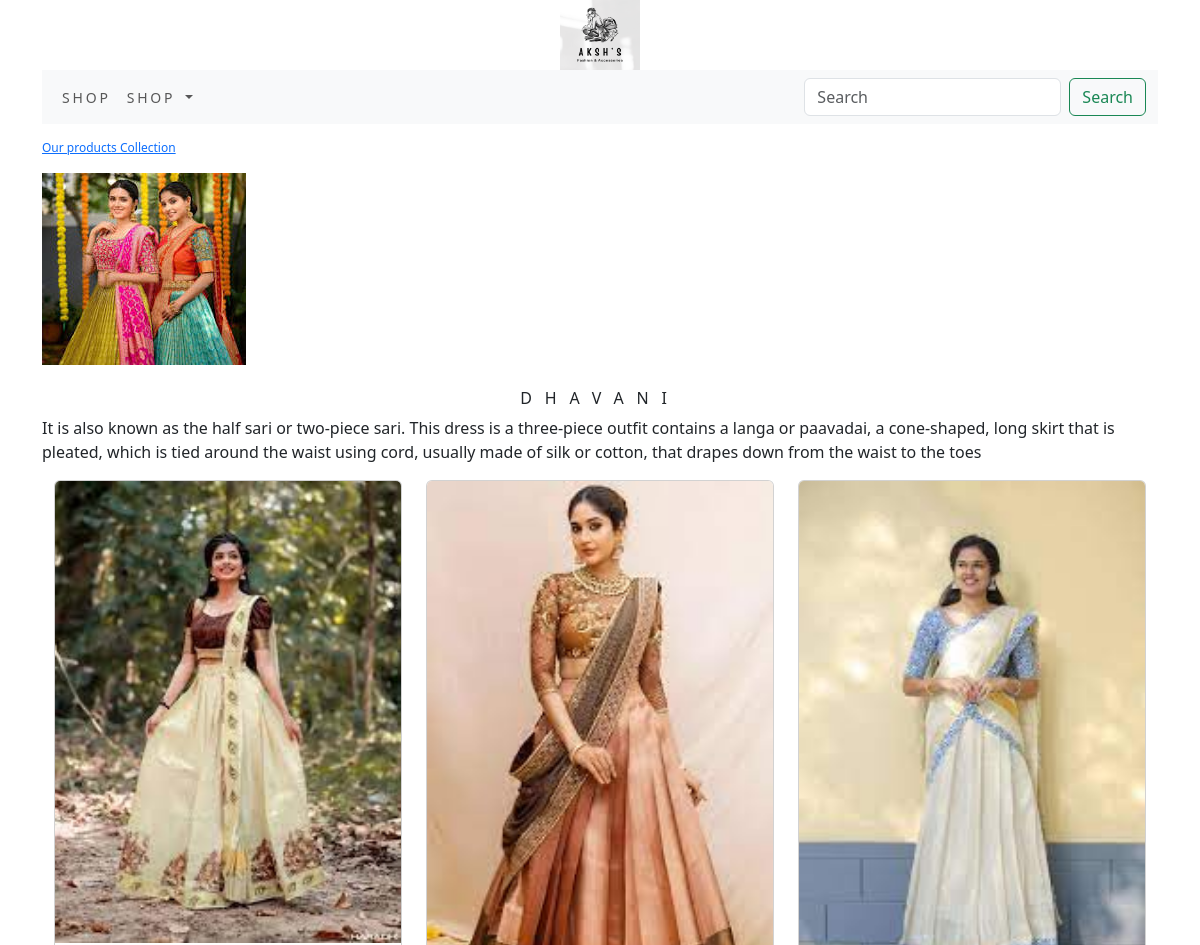
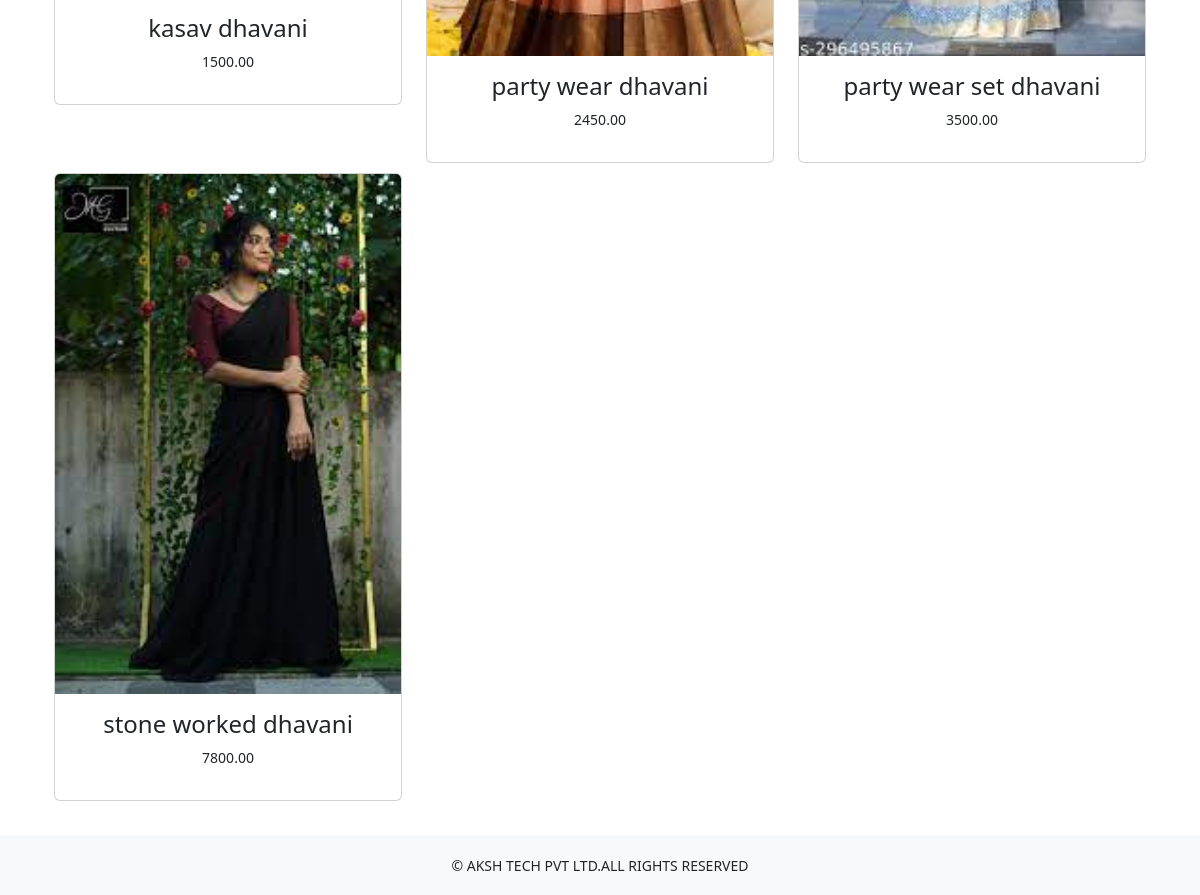
The page /shop/dhavani/ on the database its author committed (2 pictures, top to bottom).
### shop/models.py (models this page shows, shortened)
class Category(models.Model):
    name=models.CharField(max_length=250,unique=True)
    slug=models.SlugField(max_length=250,unique=True)
    description=models.TextField(blank=True)
    image=models.ImageField(upload_to='category',blank=True)
    class Meta:
        ordering=('name',)
        verbose_name='category'
        verbose_name_plural='categories'
    def get_url(self):
        return reverse('shop:products_by_category',args=[self.slug])

class Product(models.Model):
    name=models.CharField(max_length=250,unique=True)
    slug=models.SlugField(max_length=250,unique=True)
    description=models.TextField(blank=True)
    price=models.DecimalField(max_digits=10,decimal_places=2)
    category=models.ForeignKey(Category,on_delete=models.CASCADE)
    image=models.ImageField(upload_to='product',blank=True)
    stock=models.IntegerField()
    available=models.BooleanField(default=True)
    created=models.DateTimeField(auto_now=True)
    updated=models.DateTimeField(auto_now=True)
    def get_url(self):
        return reverse('shop:prodCatDetail',args=[self.category.slug,self.slug])
    class Meta:
            ordering=('name',)
            verbose_name='product'
            verbose_name_plural='products'

### shop/views.py (the view)
# urls.py: path('', views.allProdCat,name='allProdCat'),
def allProdCat(request,c_slug=None):
    c_page=None
    products_list=None
    if c_slug!=None:
        c_page=get_object_or_404(Category,slug=c_slug)
        products_list=Product.objects.all().filter(category=c_page,available=True)
    else:
        products_list=Product.objects.all().filter(available=True)
    paginator=Paginator(products_list,6)
    try:
         page=int(request.GET.get('page',1))
    except:
         page=1
    try:
        products=paginator.page(page)
    except (EmptyPage,InvalidPage):
        products=paginator.page(paginator.num_pages)
    return render(request,"category.html",{'category':c_page,'products':products})

### cart/context_processors.py (called while the page is built)
def counter(request):
    item_count=0
    if 'admin' in request.path:
        return {}
    else:
        try:
            cart=Cart.objects.filter(cart_id=_cart_id(request))
            car_items=CartItem.objects.all().filter(cart=cart[:1])
            for cart_item in car_items:
                item_count += cart_item.quantity
        except Cart.DoesNotExist:
            item_count =0
    return dict(item_count=item_count)

### cart/views.py (called while the page is built)
def _cart_id(request):
    cart=request.session.session_key
    if not cart:
        cart=request.session.create()
    return cart

### shop/context_processors.py (called while the page is built)
def menu_links(request):
    links=Category.objects.all()
    return dict(links=links)

### templates/category.html (shortened to what this page needs)
{% extends 'base.html' %}
{% load static %}
{% block content %}
    {% if category %}
           <div>
                <div class="row my_row_class">
                    <div class="mx_auto">
                         <p><a href="{% url 'shop:allProdCat' %}">Our products Collection</a></p>
            </div>
                    </div>
         </div>
    {% endif %}
       <div class="mx_auto">
           {% if category %}
                       <img class="my_image" src="{{category.image.url}}" alt="{{category.name}}">
       </div>
            <br>
       <div>
               <h1 class="text-center my_title">{{category.name}}</h1>
               <p class="text-justify">{{category.description}}</p>
          </div>
          {% endif %}
                <div class="container">
                     <div class="row mx_auto">
                          {% for product in products.object_list %}
                                           <div class="my_bottom_margin col-9 col-sm-12 col-md-4 col-lg-4">
                                                  <div class="card text-center" style="min-width:18rem;">
                                                          <a href="{{product.get_url}}"><img class="card-img-top my_image" src="{{product.image.url}}" alt="{{product.name}}"></a>
                                                                    <div class="card-body">
                                                                          <h4>{{product.name}}</h4>
                                                                           <p>{{product.price}}</p>
                                                                  </div>
                                                  </div>
                                           </div>
                           {% endfor %}
                    </div>
                    <br>
                </div>
{% endblock %}

### static/css/custom.css (style rules this page uses)
body { font-family: 'Protest Riot', sans-serif; }
.my_row_class { padding-top :15px; }
.my_row_class .mx_auto { color :#000; font-size :12px; }
.my_image { width :100% height :auto; }
.my_title { font-size:16px; text-transform :uppercase; letter-spacing :.8em; }
.my_bottom_margin { margin-bottom:10px; }
.card-body { font-size:14px; text-transform:uppercase letter-spacing:.2em; }

### rows shown on the page
Category: image (picture), name "DHAVANI", description "It is also known as the half sari or two-piece sari. This dress is a three-piece outfit contains a langa or paavadai, a cone-shaped, long skirt that is pleated, which is tied around the waist using cord, usually made of silk or cotton, that drapes down from the waist to the toes"
Product: image (picture), name "kasav dhavani", price "1500.00"
Product: image (picture), name "party wear dhavani", price "2450.00"
Product: image (picture), name "party wear set dhavani", price "3500.00"
Product: image (picture), name "stone worked dhavani", price "7800.00"
